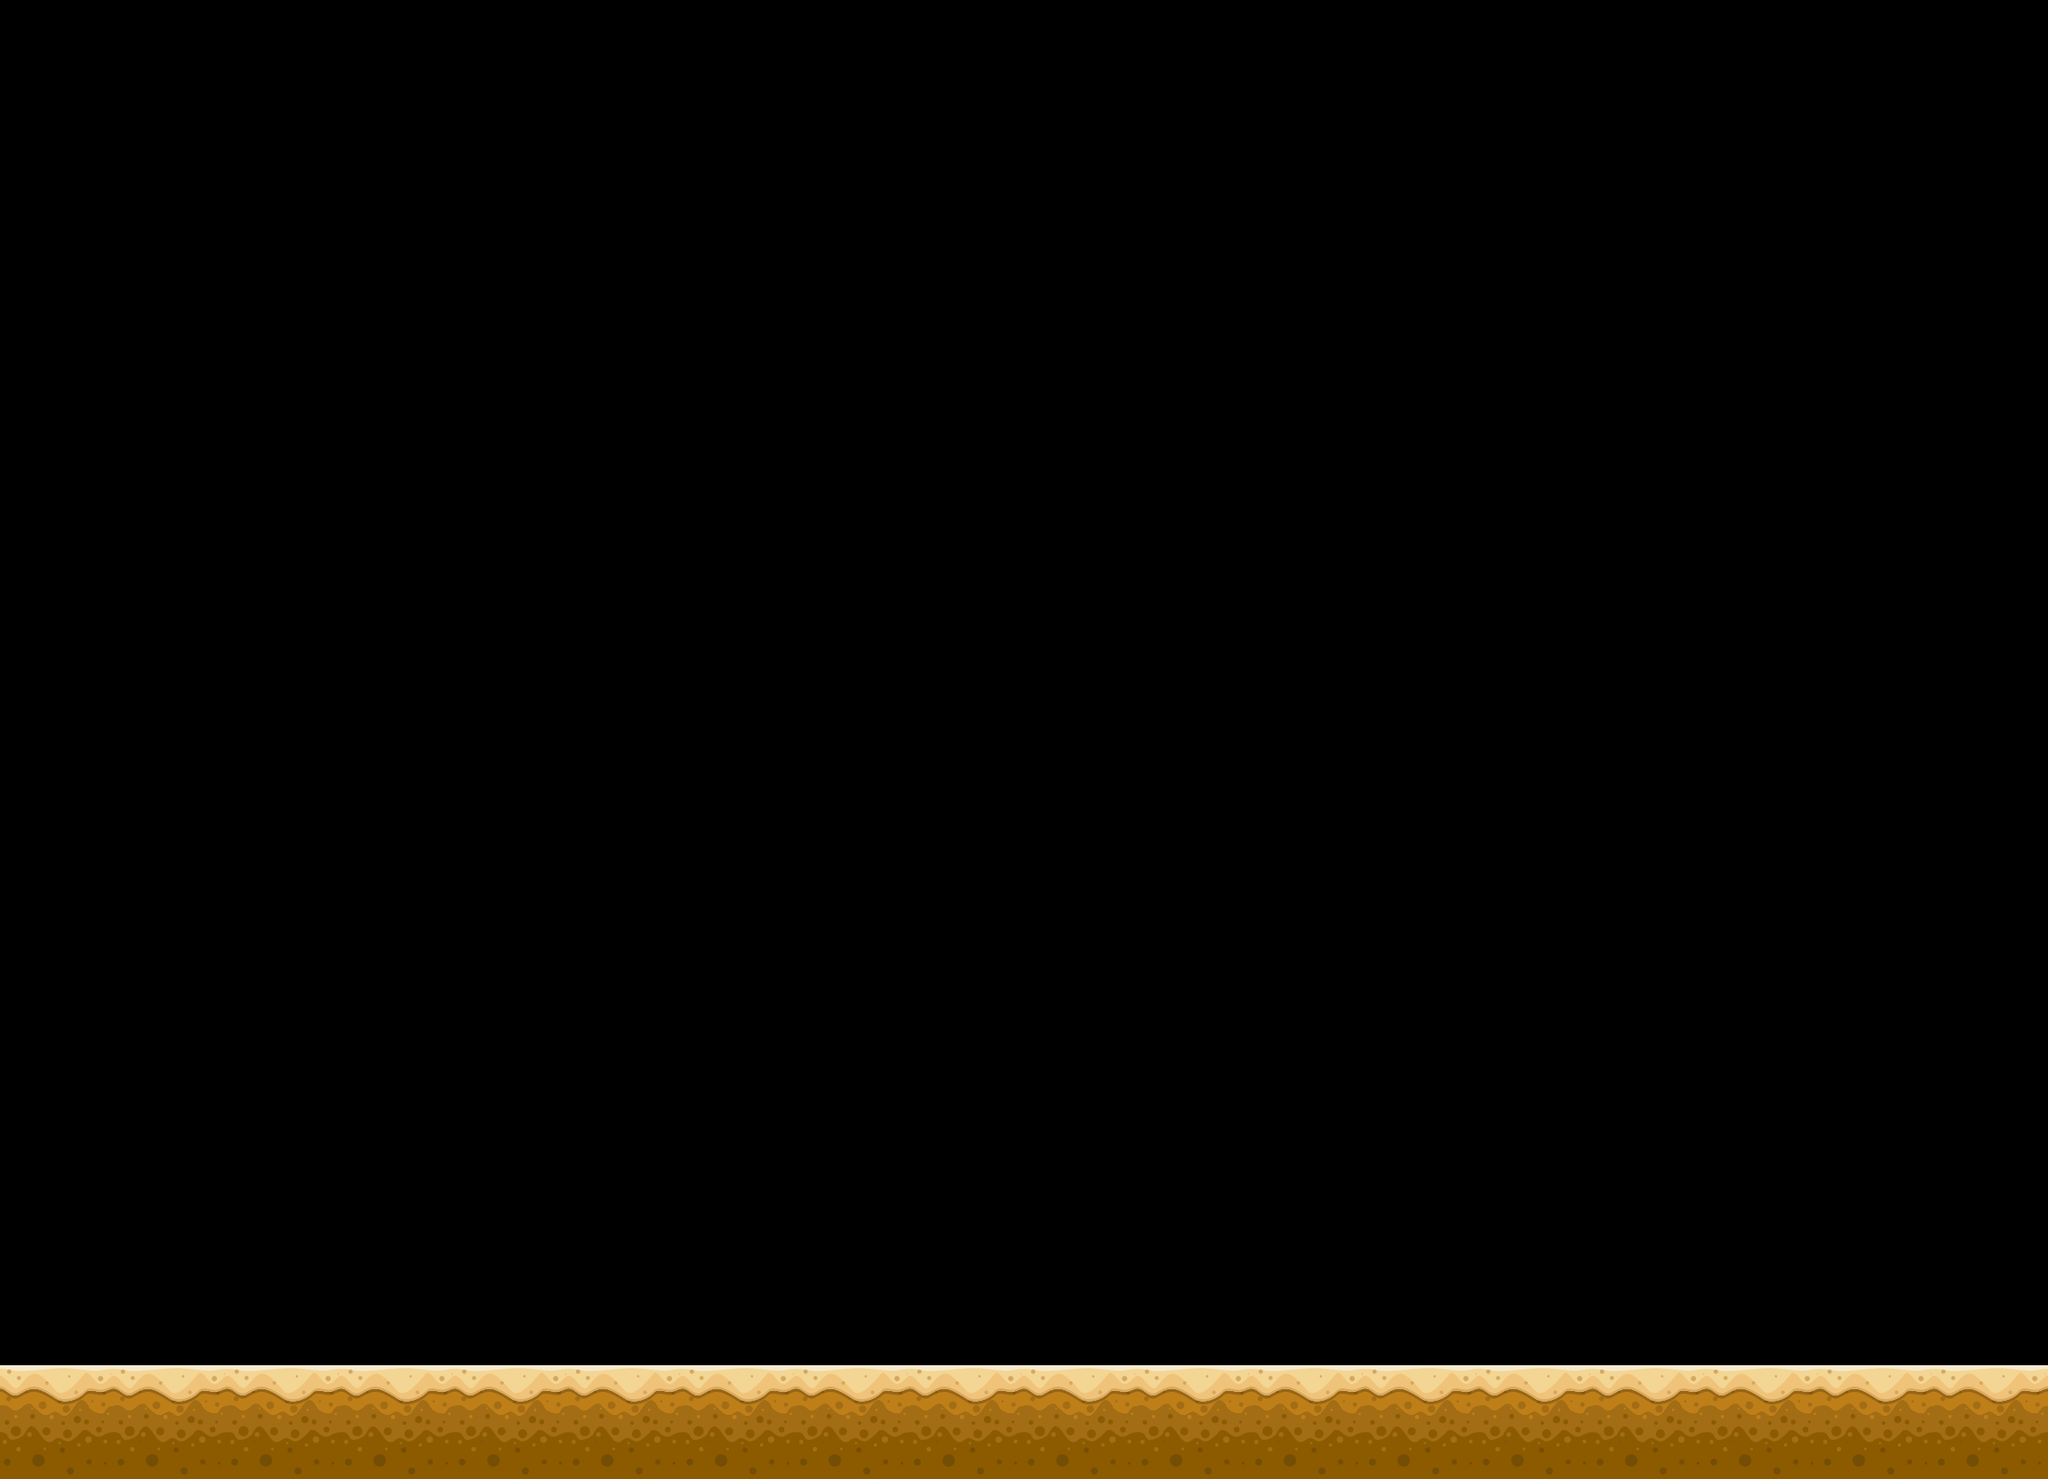

A 2D game scene composited from a Tiled map and its tileset images. What follows is a short description and the map's XML, with every tile layer's data as written:
An orthogonal 18x13 tile map with 128x128 px tiles, 1 tile layer (Tile Layer 1).

<map version="1.2" tiledversion="1.3.0" orientation="orthogonal" renderorder="right-down" compressionlevel="-1" width="18" height="13" tilewidth="128" tileheight="128" infinite="0" nextlayerid="2" nextobjectid="1">
 <tileset firstgid="1" source="a.tsx" />
 <layer id="1" name="Tile Layer 1" width="18" height="13">
  <data encoding="csv">
0,0,0,0,0,0,0,0,0,0,0,0,0,0,0,0,0,0,
0,0,0,0,0,0,0,0,0,0,0,0,0,0,0,0,0,0,
0,0,0,0,0,0,0,0,0,0,0,0,0,0,0,0,0,0,
0,0,0,0,0,0,0,0,0,0,0,0,0,0,0,0,0,0,
0,0,0,0,0,0,0,0,0,0,0,0,0,0,0,0,0,0,
0,0,0,0,0,0,0,0,0,0,0,0,0,0,0,0,0,0,
0,0,0,0,0,0,0,0,0,0,0,0,0,0,0,0,0,0,
0,0,0,0,0,0,0,0,0,0,0,0,0,0,0,0,0,0,
0,0,0,0,0,0,0,0,0,0,0,0,0,0,0,0,0,0,
0,0,0,0,0,0,0,0,0,0,0,0,0,0,0,0,0,0,
0,0,0,0,0,0,0,0,0,0,0,0,0,0,0,0,0,0,
0,0,0,0,0,0,0,0,0,0,0,0,0,0,0,0,0,0,
2,2,2,2,2,2,2,2,2,2,2,2,2,2,2,2,2,2
</data>
 </layer>
</map>
